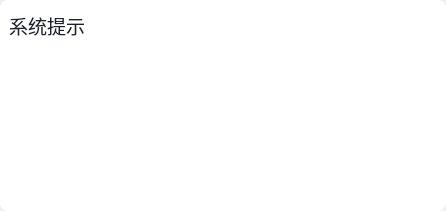
<?xml version="1.0" encoding="UTF-8"?>
<ui version="4.0">
 <class>InfoDlg</class>
 <widget class="QWidget" name="InfoDlg">
  <property name="geometry">
   <rect>
    <x>0</x>
    <y>0</y>
    <width>446</width>
    <height>211</height>
   </rect>
  </property>
  <property name="minimumSize">
   <size>
    <width>330</width>
    <height>170</height>
   </size>
  </property>
  <property name="windowTitle">
   <string>Form</string>
  </property>
  <property name="styleSheet">
   <string notr="true"/>
  </property>
  <layout class="QVBoxLayout" name="verticalLayout">
   <property name="spacing">
    <number>0</number>
   </property>
   <property name="leftMargin">
    <number>0</number>
   </property>
   <property name="topMargin">
    <number>0</number>
   </property>
   <property name="rightMargin">
    <number>0</number>
   </property>
   <property name="bottomMargin">
    <number>0</number>
   </property>
   <item>
    <widget class="QWidget" name="widget" native="true">
     <property name="styleSheet">
      <string notr="true">background:white;
border-radius:8px 8px 8px 8px;</string>
     </property>
     <layout class="QVBoxLayout" name="verticalLayout_3" stretch="0,1">
      <property name="spacing">
       <number>0</number>
      </property>
      <property name="leftMargin">
       <number>0</number>
      </property>
      <property name="topMargin">
       <number>0</number>
      </property>
      <property name="rightMargin">
       <number>0</number>
      </property>
      <property name="bottomMargin">
       <number>0</number>
      </property>
      <item>
       <widget class="QWidget" name="widget_title" native="true">
        <property name="minimumSize">
         <size>
          <width>0</width>
          <height>48</height>
         </size>
        </property>
        <property name="styleSheet">
         <string notr="true">border:none;
background:transparent;
</string>
        </property>
        <layout class="QHBoxLayout" name="horizontalLayout_2">
         <item>
          <widget class="QLabel" name="label">
           <property name="font">
            <font>
             <pointsize>14</pointsize>
             <weight>50</weight>
             <bold>false</bold>
            </font>
           </property>
           <property name="styleSheet">
            <string notr="true">color:#1D2129;
</string>
           </property>
           <property name="text">
            <string>系统提示</string>
           </property>
          </widget>
         </item>
         <item>
          <spacer name="horizontalSpacer">
           <property name="orientation">
            <enum>Qt::Horizontal</enum>
           </property>
           <property name="sizeHint" stdset="0">
            <size>
             <width>174</width>
             <height>20</height>
            </size>
           </property>
          </spacer>
         </item>
         <item>
          <widget class="QPushButton" name="btn_close">
           <property name="minimumSize">
            <size>
             <width>32</width>
             <height>32</height>
            </size>
           </property>
           <property name="maximumSize">
            <size>
             <width>32</width>
             <height>32</height>
            </size>
           </property>
           <property name="styleSheet">
            <string notr="true">QPushButton {
	border-image: url(:/res/res/close.png);
}

QPushButton:hover{
	border-image: url(:/res/res/close_hover.png);
}

QPushButton:pressed{
	border-image: url(:/res/res/close_clicked.png);
}



</string>
           </property>
           <property name="text">
            <string/>
           </property>
          </widget>
         </item>
        </layout>
       </widget>
      </item>
      <item>
       <layout class="QVBoxLayout" name="verticalLayout_2" stretch="0,0">
        <property name="topMargin">
         <number>32</number>
        </property>
        <item>
         <layout class="QHBoxLayout" name="horizontalLayout" stretch="0,1">
          <property name="spacing">
           <number>16</number>
          </property>
          <property name="leftMargin">
           <number>24</number>
          </property>
          <item>
           <widget class="QPushButton" name="btn_state">
            <property name="minimumSize">
             <size>
              <width>24</width>
              <height>24</height>
             </size>
            </property>
            <property name="maximumSize">
             <size>
              <width>24</width>
              <height>24</height>
             </size>
            </property>
            <property name="styleSheet">
             <string notr="true">QPushButton:!checked {
border-image: url(:/res/icon_success.png);
}

QPushButton:checked {
	border-image: url(:/res/icon_error.png);
}

</string>
            </property>
            <property name="text">
             <string/>
            </property>
            <property name="checkable">
             <bool>true</bool>
            </property>
            <property name="checked">
             <bool>false</bool>
            </property>
           </widget>
          </item>
          <item>
           <widget class="QLabel" name="label_str">
            <property name="font">
             <font>
              <pointsize>13</pointsize>
             </font>
            </property>
            <property name="styleSheet">
             <string notr="true">color:#4E5969;</string>
            </property>
            <property name="text">
             <string/>
            </property>
            <property name="wordWrap">
             <bool>true</bool>
            </property>
           </widget>
          </item>
         </layout>
        </item>
        <item>
         <spacer name="verticalSpacer_2">
          <property name="orientation">
           <enum>Qt::Vertical</enum>
          </property>
          <property name="sizeHint" stdset="0">
           <size>
            <width>20</width>
            <height>40</height>
           </size>
          </property>
         </spacer>
        </item>
       </layout>
      </item>
     </layout>
    </widget>
   </item>
  </layout>
 </widget>
 <resources>
  <include location="../../app.qrc"/>
 </resources>
 <connections/>
</ui>
